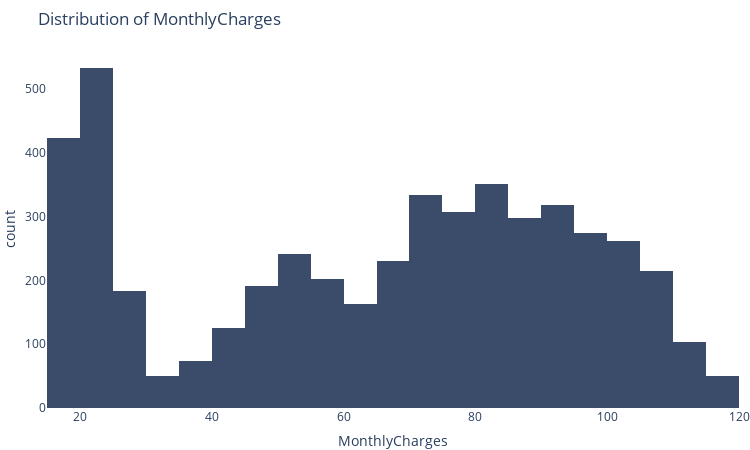

Notebook source saved alongside this figure:
### Markdown cell above
![newplot.png](attachment:newplot.png)

### Code cell
# Create distribution plot for MonthlyCharges with line plot
fig_dist = px.histogram(df, x='MonthlyCharges', nbins=30, title='Distribution of MonthlyCharges', color_discrete_sequence=['#3A4C6A'], histfunc='count')

fig_dist.update_layout(
    autosize=False,
    width=750,
    height=450,
    margin=dict(
        l=0,
        r=0,
        b=0,
        t=50,
        pad=0
    ),
    plot_bgcolor='white',
    showlegend=False
)

### Figure 1 — Plotly figure (JSON) as saved in the notebook; plotly's stock layout.template omitted (floating-point values rounded to 4 significant figures; data arrays with more than 128 entries replaced by an {"elided": "..."} marker saying what was removed)
{"data": [{"alignmentgroup": "True", "bingroup": "x", "histfunc": "count", "hovertemplate": "MonthlyCharges=%{x}<br>count=%{y}<extra></extra>", "legendgroup": "", "marker": {"color": "#3A4C6A", "pattern": {"shape": ""}}, "name": "", "nbinsx": 30, "offsetgroup": "", "orientation": "v", "showlegend": false, "type": "histogram", "x": {"elided": "4930 float values"}, "xaxis": "x", "yaxis": "y"}], "layout": {"autosize": false, "barmode": "relative", "height": 450, "legend": {"tracegroupgap": 0}, "margin": {"b": 0, "l": 0, "pad": 0, "r": 0, "t": 50}, "plot_bgcolor": "white", "showlegend": false, "title": {"text": "Distribution of MonthlyCharges"}, "width": 750, "xaxis": {"anchor": "y", "domain": [0, 1], "title": {"text": "MonthlyCharges"}}, "yaxis": {"anchor": "x", "domain": [0, 1], "title": {"text": "count"}}}}
